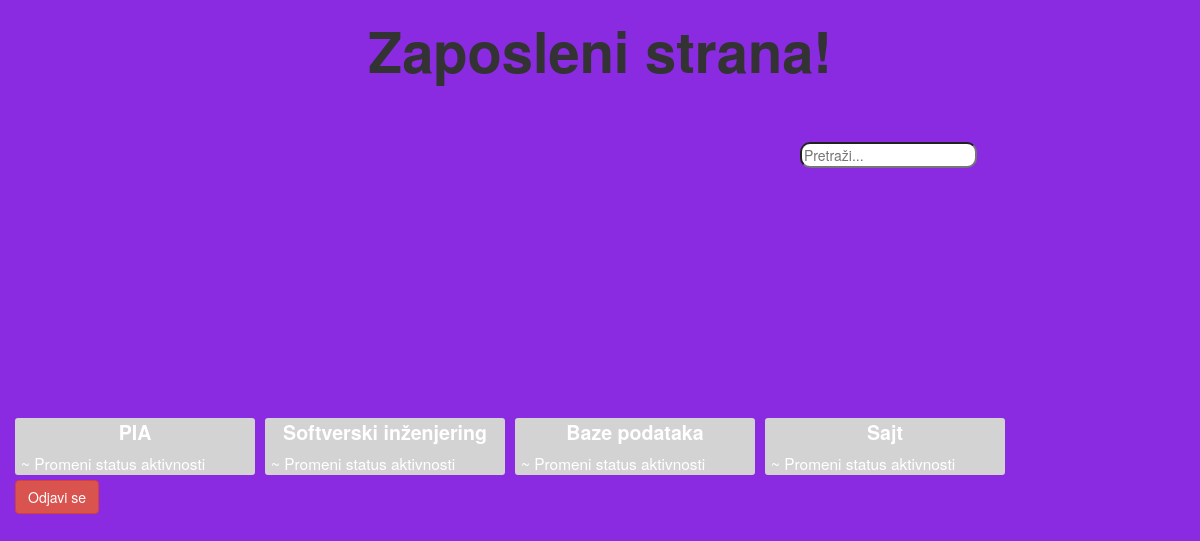
Screenshot of /zaposlenilogin.php with the database file from the repository.
### tables this page shows
CREATE TABLE `projekti` (
  `idProjekta` int(50) NOT NULL,
  `naziv` varchar(255) NOT NULL,
  `lokacija` varchar(255) NOT NULL,
  `sprema` varchar(255) NOT NULL,
  `opis` varchar(255) NOT NULL,
  `benefiti` varchar(255) NOT NULL,
  `rok_konkursa` varchar(255) NOT NULL,
  `status` varchar(255) NOT NULL
);

### zaposlenilogin.php (the view, shortened to what this page needs)
<!DOCTYPE html>
<html>
<head>
	<link rel="stylesheet" href="https://maxcdn.bootstrapcdn.com/bootstrap/3.4.1/css/bootstrap.min.css">
 	<link rel="stylesheet" type="text/css" href="css/zaposlenilogin.css">
</head>
<body>
	<h1>Zaposleni strana!</h1>
	<input id="searchbar" onkeyup="searchBar()" type="text" name="search" placeholder="Pretraži...">
	<div class="cards">
		<?php
			$conn = OpenCon();
			$sql = "SELECT * FROM projekti";
			$result = $conn->query($sql);
			if ($result->num_rows > 0) {
				while($row = $result->fetch_assoc()) {
					echo '<div class="card">
						<div class="card-title">'. $row["naziv"] . '</div>';
						$id = $row["idProjekta"];
						$sql2 = "SELECT * FROM aktivnosti WHERE aktivnosti.idProjekta = $id";
						$result2 = $conn->query($sql2);
						if ($result2->num_rows > 0) {
							echo '<div>
									<button onclick="window.location.href=\'statusAktivnosti.php?x='.$row["idProjekta"].'\'" class="dugme">~ Promeni status aktivnosti</button>
								</div>';
						}
						echo "</div>";
				}
			}
		?>
	</div>
	<div class="container-fluid">
		<button onclick="logout()" type="button" class="btn-danger btn">Odjavi se</button>
	</div>
</body>
</html>

### css/zaposlenilogin.css (style rules this page uses)
body { background-color: blueviolet; }
h1 { text-align: center; font-size: 4em; font-weight: bold; }
.cards { margin-top: 250px; margin-left: 5px; display: grid; grid-auto-columns: 250px; grid-auto-flow: column; }
.card { margin-left: 10px; border-radius: 3px; background-color: lightgray; display: grid; height: max-content; }
.card-title { font-size: 140%; text-align: center; color: white; font-weight: bold; }
.dugme { border: none; margin-top: 5px; background: none; color: white; font-size: 110%; }
.btn { margin-top: 5px; }
#searchbar { margin-top: 50px; margin-left: 800px; border-radius: 10px; }

### rows the page displays
projekti: naziv "PIA"
projekti: naziv "Softverski inženjering"
projekti: naziv "Baze podataka"
projekti: naziv "Sajt"
